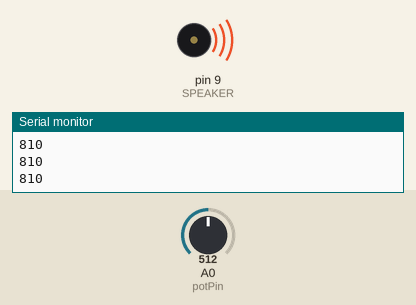
Simulated run of this sketch. Board: Arduino Uno, built with avr-gcc and run on an emulated ATmega328P. Shown: buzzer (waves = sounding), the last lines printed to the serial monitor. The inputs (shaded band) are chosen by the test bench; at power-on: A0 (potPin) = 512.

Above: at 1.2 s.
1.3 s: A0 (potPin) set to 0
At 1.7 s:
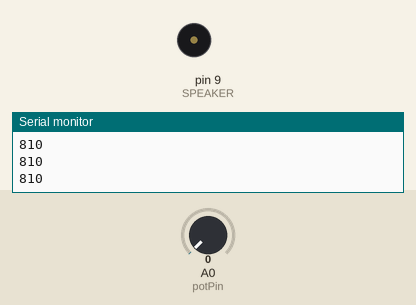
2.8 s: A0 (potPin) set to 122
At 4.0 s:
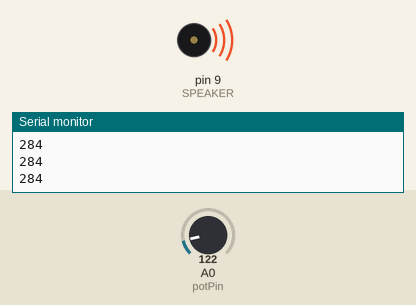
Timing chart, 0 to 5.8 s (numbered marks = the images above; inputs shaded):
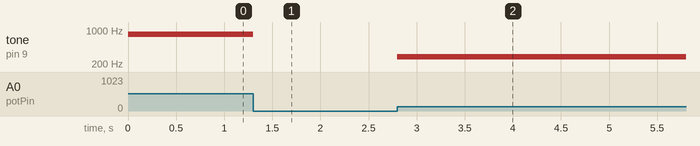

Measured:
- after the input at 1.3 s, tone on pin 9 (SPEAKER): 810 Hz → silent at once
- after the input at 2.8 s, tone on pin 9 (SPEAKER): silent → 284 Hz at once

The sketch:

Tone_Generator.ino
```cpp
/* Tone Generator Sketch
from diyelectromusic
https://diyelectromusic.wordpress.com/2023/01/06/arduino-make-your-uno-synth-1-simple-tones/

Lori Pfahler
March 2024

NOTES:
Uses tone(pin, frequency, duration)
generates a square wave at a specified frequency with a 50% Duty Cycle
duration is in ms
if no duration is given, it will continue to play until a noTone() is called
*/

int potPin = A0;
int SPEAKER = 9;

void setup() {
  // added this to allow printing of pitch to serial plotter
  Serial.begin(9600);
}

void loop() {
  int potReading = analogRead(potPin);

  if (potReading == 0) {
    // end tone playing when potentiometer is turned all the way done
    noTone(SPEAKER);
  } else {
    // map potReading to freq range of 120 to 1500
    int pitch = map(potReading, 0, 1023, 120, 1500);
    // added this to show pitch on serial plotter
    Serial.println(pitch);
    // send pitch to speaker pin
    tone(SPEAKER, pitch);
  }
}
```
